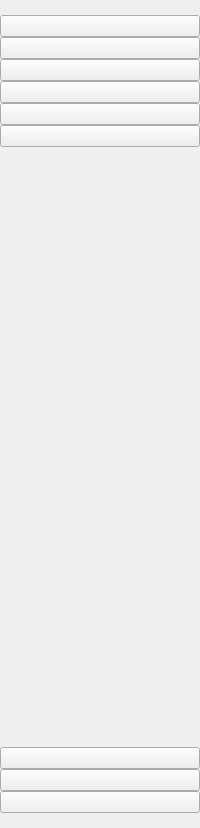
            <widget class="QWidget" name="widget_icon_menu" native="true">
             <property name="minimumSize">
              <size>
               <width>0</width>
               <height>0</height>
              </size>
             </property>
             <layout class="QVBoxLayout" name="verticalLayout_7">
              <property name="spacing">
               <number>0</number>
              </property>
              <property name="leftMargin">
               <number>0</number>
              </property>
              <property name="topMargin">
               <number>0</number>
              </property>
              <property name="rightMargin">
               <number>0</number>
              </property>
              <property name="bottomMargin">
               <number>0</number>
              </property>
              <item>
               <widget class="QWidget" name="widget_icon_menu1" native="true">
                <layout class="QVBoxLayout" name="verticalLayout_4">
                 <property name="spacing">
                  <number>0</number>
                 </property>
                 <property name="leftMargin">
                  <number>0</number>
                 </property>
                 <property name="topMargin">
                  <number>15</number>
                 </property>
                 <property name="rightMargin">
                  <number>0</number>
                 </property>
                 <property name="bottomMargin">
                  <number>0</number>
                 </property>
                 <item>
                  <widget class="QPushButton" name="pushButton_icon_menu">
                   <property name="cursor">
                    <cursorShape>ArrowCursor</cursorShape>
                   </property>
                   <property name="text">
                    <string/>
                   </property>
                   <property name="icon">
                    <iconset resource="../Paninda Pro/resource.qrc">
                     <normaloff>:/icons/Icons/3d/1-3d-menu.png</normaloff>:/icons/Icons/3d/1-3d-menu.png</iconset>
                   </property>
                   <property name="iconSize">
                    <size>
                     <width>30</width>
                     <height>30</height>
                    </size>
                   </property>
                   <property name="checkable">
                    <bool>true</bool>
                   </property>
                   <property name="checked">
                    <bool>false</bool>
                   </property>
                   <property name="autoRepeat">
                    <bool>false</bool>
                   </property>
                   <property name="autoExclusive">
                    <bool>true</bool>
                   </property>
                   <property name="autoDefault">
                    <bool>false</bool>
                   </property>
                  </widget>
                 </item>
                </layout>
               </widget>
              </item>
              <item>
               <widget class="QWidget" name="widget_icon_menu2" native="true">
                <layout class="QVBoxLayout" name="verticalLayout" stretch="0,0,0,0,0,0,0,0,0">
                 <property name="spacing">
                  <number>0</number>
                 </property>
                 <property name="leftMargin">
                  <number>0</number>
                 </property>
                 <property name="topMargin">
                  <number>0</number>
                 </property>
                 <property name="rightMargin">
                  <number>0</number>
                 </property>
                 <property name="bottomMargin">
                  <number>15</number>
                 </property>
                 <item>
                  <widget class="QPushButton" name="pushButton_icon_dashboard">
                   <property name="text">
                    <string/>
                   </property>
                   <property name="icon">
                    <iconset resource="../Paninda Pro/resource.qrc">
                     <normaloff>:/icons/Icons/3d/2-3d-dashboard.png</normaloff>:/icons/Icons/3d/2-3d-dashboard.png</iconset>
                   </property>
                   <property name="iconSize">
                    <size>
                     <width>30</width>
                     <height>30</height>
                    </size>
                   </property>
                   <property name="checkable">
                    <bool>true</bool>
                   </property>
                   <property name="autoExclusive">
                    <bool>true</bool>
                   </property>
                  </widget>
                 </item>
                 <item>
                  <widget class="QPushButton" name="pushButton_icon_inbound">
                   <property name="text">
                    <string/>
                   </property>
                   <property name="icon">
                    <iconset resource="../Paninda Pro/resource.qrc">
                     <normaloff>:/icons/Icons/3d/3-3d-inbound.png</normaloff>:/icons/Icons/3d/3-3d-inbound.png</iconset>
                   </property>
                   <property name="iconSize">
                    <size>
                     <width>30</width>
                     <height>30</height>
                    </size>
                   </property>
                   <property name="checkable">
                    <bool>true</bool>
                   </property>
                   <property name="autoExclusive">
                    <bool>true</bool>
                   </property>
                  </widget>
                 </item>
                 <item>
                  <widget class="QPushButton" name="pushButton_icon_outbound">
                   <property name="text">
                    <string/>
                   </property>
                   <property name="icon">
                    <iconset resource="../Paninda Pro/resource.qrc">
                     <normaloff>:/icons/Icons/3d/4-3d-outbound.png</normaloff>:/icons/Icons/3d/4-3d-outbound.png</iconset>
                   </property>
                   <property name="iconSize">
                    <size>
                     <width>30</width>
                     <height>30</height>
                    </size>
                   </property>
                   <property name="checkable">
                    <bool>true</bool>
                   </property>
                   <property name="autoExclusive">
                    <bool>true</bool>
                   </property>
                  </widget>
                 </item>
                 <item>
                  <widget class="QPushButton" name="pushButton_icon_inventory">
                   <property name="text">
                    <string/>
                   </property>
                   <property name="icon">
                    <iconset resource="../Paninda Pro/resource.qrc">
                     <normaloff>:/icons/Icons/3d/5-3d-inventory.png</normaloff>:/icons/Icons/3d/5-3d-inventory.png</iconset>
                   </property>
                   <property name="iconSize">
                    <size>
                     <width>30</width>
                     <height>30</height>
                    </size>
                   </property>
                   <property name="checkable">
                    <bool>true</bool>
                   </property>
                   <property name="autoExclusive">
                    <bool>true</bool>
                   </property>
                  </widget>
                 </item>
                 <item>
                  <widget class="QPushButton" name="pushButton_icon_report">
                   <property name="text">
                    <string/>
                   </property>
                   <property name="icon">
                    <iconset resource="../Paninda Pro/resource.qrc">
                     <normaloff>:/icons/Icons/3d/6-3d-report.png</normaloff>:/icons/Icons/3d/6-3d-report.png</iconset>
                   </property>
                   <property name="iconSize">
                    <size>
                     <width>30</width>
                     <height>30</height>
                    </size>
                   </property>
                   <property name="checkable">
                    <bool>true</bool>
                   </property>
                   <property name="autoExclusive">
                    <bool>true</bool>
                   </property>
                  </widget>
                 </item>
                 <item>
                  <spacer name="verticalSpacer">
                   <property name="orientation">
                    <enum>Qt::Vertical</enum>
                   </property>
                   <property name="sizeHint" stdset="0">
                    <size>
                     <width>20</width>
                     <height>600</height>
                    </size>
                   </property>
                  </spacer>
                 </item>
                 <item>
                  <widget class="QPushButton" name="pushButton_icon_accounts">
                   <property name="text">
                    <string/>
                   </property>
                   <property name="icon">
                    <iconset resource="../Paninda Pro/resource.qrc">
                     <normaloff>:/icons/Icons/3d/7-3d-accounts.png</normaloff>:/icons/Icons/3d/7-3d-accounts.png</iconset>
                   </property>
                   <property name="iconSize">
                    <size>
                     <width>30</width>
                     <height>30</height>
                    </size>
                   </property>
                   <property name="checkable">
                    <bool>true</bool>
                   </property>
                   <property name="autoExclusive">
                    <bool>true</bool>
                   </property>
                  </widget>
                 </item>
                 <item>
                  <widget class="QPushButton" name="pushButton_icon_profile">
                   <property name="text">
                    <string/>
                   </property>
                   <property name="icon">
                    <iconset resource="../Paninda Pro/resource.qrc">
                     <normaloff>:/icons/Icons/3d/8-3d-profile.png</normaloff>:/icons/Icons/3d/8-3d-profile.png</iconset>
                   </property>
                   <property name="iconSize">
                    <size>
                     <width>30</width>
                     <height>30</height>
                    </size>
                   </property>
                   <property name="checkable">
                    <bool>true</bool>
                   </property>
                   <property name="autoExclusive">
                    <bool>true</bool>
                   </property>
                  </widget>
                 </item>
                 <item>
                  <widget class="QPushButton" name="pushButton_icon_logout">
                   <property name="text">
                    <string/>
                   </property>
                   <property name="icon">
                    <iconset resource="../Paninda Pro/resource.qrc">
                     <normaloff>:/icons/Icons/3d/9-3d-logout.png</normaloff>:/icons/Icons/3d/9-3d-logout.png</iconset>
                   </property>
                   <property name="iconSize">
                    <size>
                     <width>30</width>
                     <height>30</height>
                    </size>
                   </property>
                   <property name="checkable">
                    <bool>true</bool>
                   </property>
                   <property name="autoExclusive">
                    <bool>true</bool>
                   </property>
                  </widget>
                 </item>
                </layout>
               </widget>
              </item>
             </layout>
            </widget>
